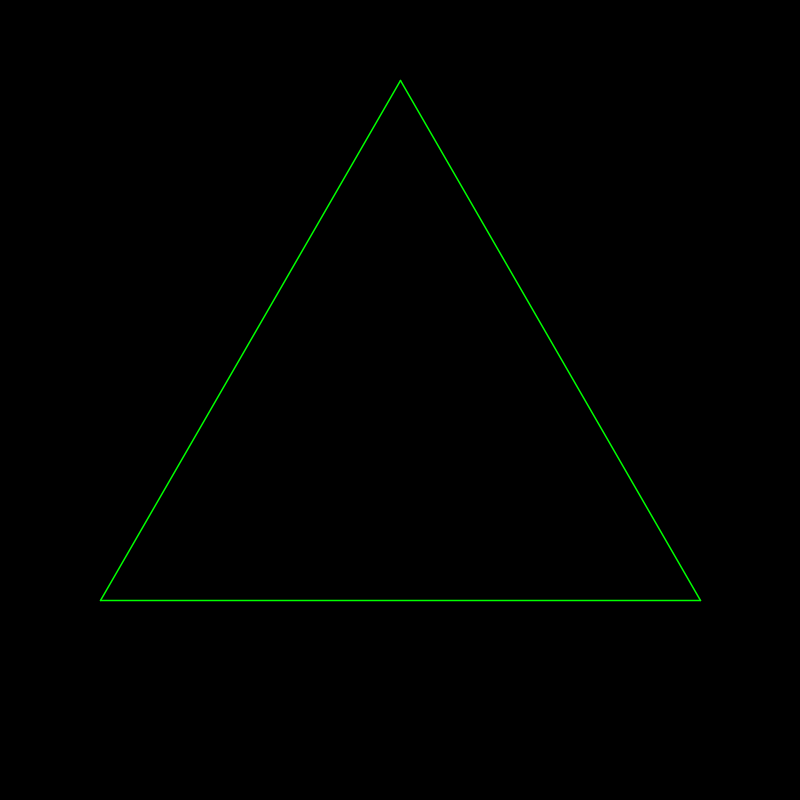
Frame 1 (no input)
Frame 60 (the mouse pressed at the canvas centre just before this capture): identical to frame 1, image omitted
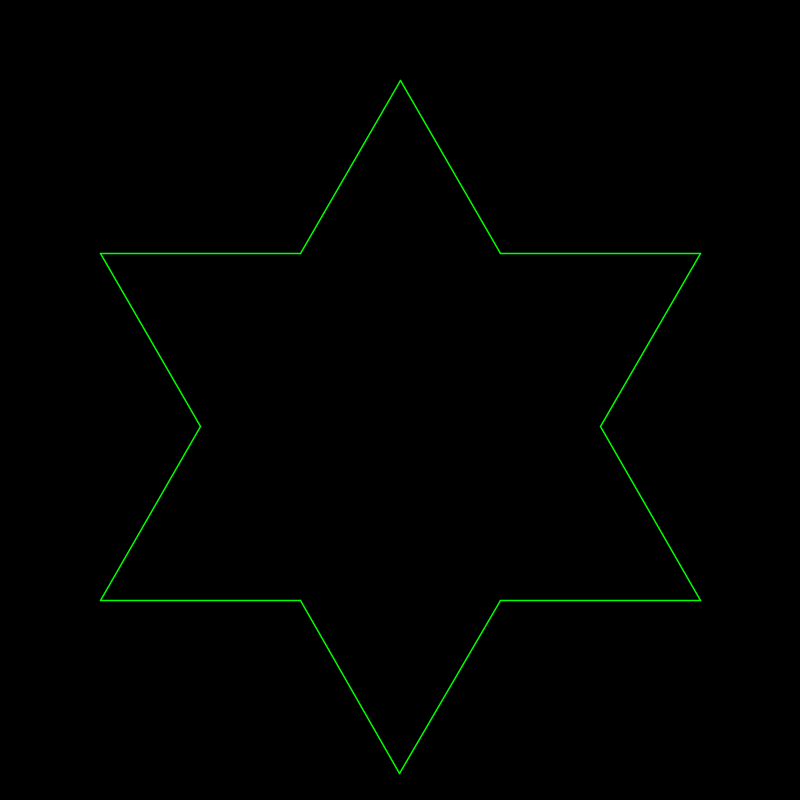
Frame 120 (the mouse held since frame 60 and released just before this capture)

The Processing sketch that drew these frames (run headless with seeded random() and noise(); from frame 60 on, the mouse is pressed at the canvas centre):

// Processing sketch: Koch_Snowflake
// ── Koch_Snowflake.pde
ArrayList<Line> lines;
float spacing;
Line l1, l2, l3;
ArrayList<Line> nextStep;
int order;
float angle;
void setup() {
  size(800, 800);
  spacing = 100;
  lines = new ArrayList<Line>();
  nextStep = new ArrayList<Line>();
  l1 = new Line(new PVector(spacing, height-spacing*2), new PVector(width-spacing, height-spacing*2));
  l2 = new Line(l1.end.copy(), l1.rotateBy(PI/3));
  l3 = new Line(l2.end.copy(), l1.start.copy());
  lines.add(l1);
  lines.add(l2);
  lines.add(l3);
  drawFlake(order, lines);
  if (order==0)
    nextStep.addAll(lines);
}

void draw() {
  background(0);
  for (Line curr : nextStep) {
    pushMatrix();
    translate(curr.start.x, curr.start.y);
//    rotate(angle);
    curr.showLine();
    popMatrix();
  }
  //angle+=1;
}

void mousePressed() {
  drawFlake(++order, lines);
}

void drawFlake(int order, ArrayList<Line> l) {
  if (order > 0) {
    nextStep.clear();
    for (Line curr : l) {
      nextStep.addAll(curr.getFourLines(5*PI/3));
      //println(nextStep.size());
    }
    drawFlake(order - 1, (ArrayList<Line>) nextStep.clone());
  }
}

// ── Line.pde
class Line {
  PVector start, end;
  float len;
  Line (PVector start, PVector end) {
    this.start = start;
    this.end = end;
    len = PVector.dist(start, end);
  }

  PVector rotateBy(float theta) {
    PVector pointToEnd = PVector.sub(end, start);
    if (theta > 0) pointToEnd = PVector.sub(start, end);
    float x = (cos(theta)*pointToEnd.x + -sin(theta) * pointToEnd.y); 
    float y = (sin(theta)*pointToEnd.x + cos(theta) * pointToEnd.y);
    pointToEnd = new PVector(x, y);
    if (theta < 0)
      return PVector.add(pointToEnd, start);
    else 
    return PVector.add(pointToEnd, end);
  }

  ArrayList<Line> getFourLines(float theta) {
    ArrayList<Line> ans = new ArrayList<Line>();
    Line l1 = new Line(start.copy(), PVector.lerp(start, end, 1.0/3));
    Line toRotate = new Line(l1.end.copy(), PVector.lerp(start, end, 2.0/3));
    Line l2 = new Line(toRotate.start.copy(), toRotate.rotateBy(theta));
    Line l3 = new Line(toRotate.rotateBy(theta), toRotate.end.copy());
    Line l4 = new Line(toRotate.end.copy(), end.copy());
    ans.add(l1);
    ans.add(l2);
    ans.add(l3);
    ans.add(l4);
    return ans;
  }

  void setStart(PVector s) {
    start = s;
  }

  void setEnd(PVector e) {
    end = e;
  }


  void showLine() {
    stroke(0, 255, 0);
    strokeWeight(1.5);
    noFill();
    //line(start.x, start.y, end.x, end.y);
    line(0, 0, end.x-start.x, end.y-start.y);
  }
}
